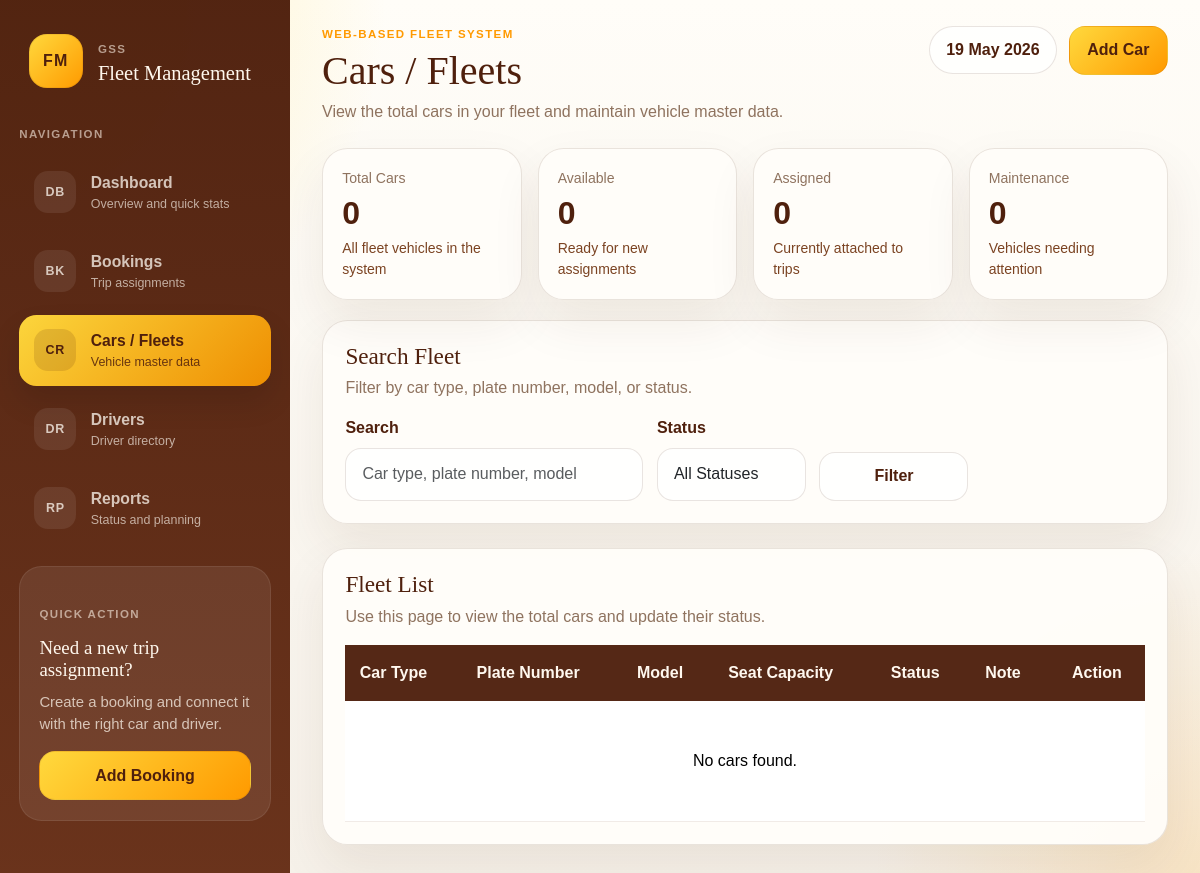
The app's page /cars.php, older data.
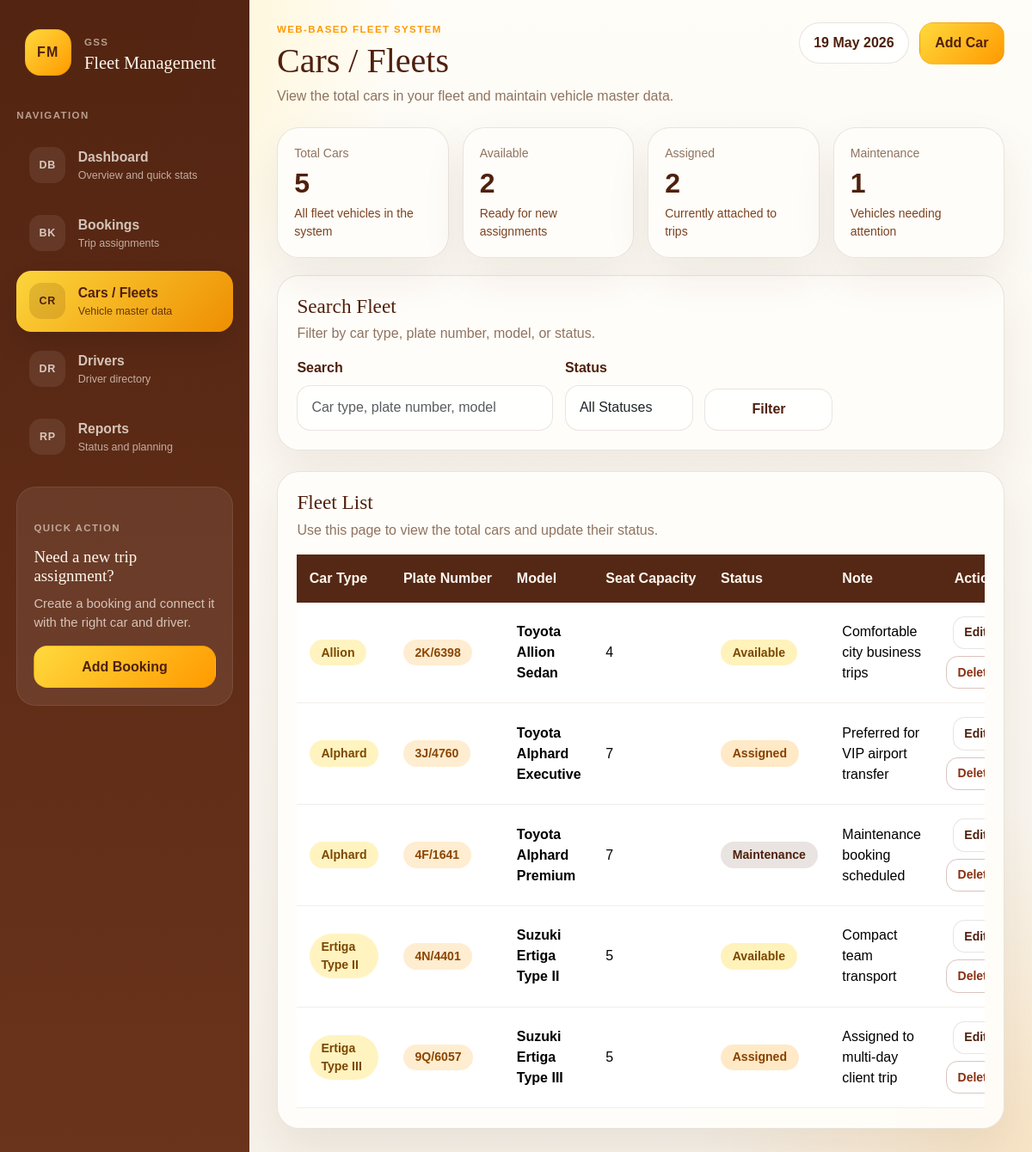
The same page, newer data.
### tables this page shows
CREATE TABLE cars (
    id INT UNSIGNED AUTO_INCREMENT PRIMARY KEY,
    car_type VARCHAR(100) NOT NULL,
    plate_no VARCHAR(50) NOT NULL UNIQUE,
    model_name VARCHAR(100) NOT NULL,
    seat_capacity TINYINT UNSIGNED NOT NULL DEFAULT 4,
    availability_status ENUM('Available', 'Assigned', 'Maintenance', 'Inactive') NOT NULL DEFAULT 'Available',
    note TEXT NULL,
    created_at TIMESTAMP DEFAULT CURRENT_TIMESTAMP,
    updated_at TIMESTAMP DEFAULT CURRENT_TIMESTAMP ON UPDATE CURRENT_TIMESTAMP
);

### includes/helpers.php (called while the page is built, shortened)
<?php
function e(?string $value): string
{
    return htmlspecialchars((string) $value, ENT_QUOTES, 'UTF-8');
}
function app_navigation(): array
{
    return [
        [
            'key' => 'dashboard',
            'label' => 'Dashboard',
            'path' => 'index.php',
            'description' => 'Overview and quick stats',
            'icon' => 'DB',
        ],
        [
            'key' => 'bookings',
            'label' => 'Bookings',
            'path' => 'bookings.php',
            'description' => 'Trip assignments',
            'icon' => 'BK',
        ],
        [
            'key' => 'cars',
            'label' => 'Cars / Fleets',
            'path' => 'cars.php',
            'description' => 'Vehicle master data',
            'icon' => 'CR',
        ],
        [
            'key' => 'drivers',
            'label' => 'Drivers',
            'path' => 'drivers.php',
            'description' => 'Driver directory',
            'icon' => 'DR',
        ],
        [
            'key' => 'reports',
            'label' => 'Reports',
            'path' => 'reports.php',
            'description' => 'Status and planning',
            'icon' => 'RP',
        ],
    ];
}
function nav_is_active(string $activePage, string $expected): string
{
    return $activePage === $expected ? 'is-active' : '';
}
function vehicle_status_class(string $status): string
{
    return match (strtolower($status)) {
        'available' => 'resource-available',
        'assigned' => 'resource-assigned',
        'maintenance' => 'resource-maintenance',
        default => 'resource-inactive',
    };
}

### cars.php (the view, shortened to what this page needs)
<?php
require_once __DIR__ . '/includes/bootstrap.php';
$activePage = 'cars';
$pageTitle = 'Cars / Fleets';
$pageSummary = 'View the total cars in your fleet and maintain vehicle master data.';
$pageActions = '<a class="btn btn-accent" href="car-create.php">Add Car</a>';
$filters = [
    'search' => trim((string) ($_GET['search'] ?? '')),
    'status' => trim((string) ($_GET['status'] ?? '')),
];
$cars = [];
$stats = [
    'total' => 0,
    'available' => 0,
    'assigned' => 0,
    'maintenance' => 0,
];
if ($db instanceof mysqli) {
    $sql = 'SELECT id, car_type, plate_no, model_name, seat_capacity, availability_status, note FROM cars';
    $sql .= ' ORDER BY car_type ASC, plate_no ASC';
    $statement = $db->prepare($sql);
    if ($statement instanceof mysqli_stmt) {
        $statement->execute();
        $result = $statement->get_result();
        while ($row = $result->fetch_assoc()) {
            $cars[] = $row;
        }
    }
    $statsResult = $db->query(
        "SELECT
            COUNT(*) AS total,
            SUM(availability_status = 'Available') AS available,
            SUM(availability_status = 'Assigned') AS assigned,
            SUM(availability_status = 'Maintenance') AS maintenance
         FROM cars"
    );
    if ($statsResult instanceof mysqli_result) {
        $stats = array_merge($stats, $statsResult->fetch_assoc() ?: []);
    }
}
require __DIR__ . '/includes/header.php';
?>
<section class="overview-grid">
    <div class="card-shell overview-card">
        <span>Total Cars</span>
        <strong><?= e((string) ($stats['total'] ?? 0)) ?></strong>
        <small>All fleet vehicles in the system</small>
    </div>
    <div class="card-shell overview-card">
        <span>Available</span>
        <strong><?= e((string) ($stats['available'] ?? 0)) ?></strong>
        <small>Ready for new assignments</small>
    </div>
    <div class="card-shell overview-card">
        <span>Assigned</span>
        <strong><?= e((string) ($stats['assigned'] ?? 0)) ?></strong>
        <small>Currently attached to trips</small>
    </div>
    <div class="card-shell overview-card">
        <span>Maintenance</span>
        <strong><?= e((string) ($stats['maintenance'] ?? 0)) ?></strong>
        <small>Vehicles needing attention</small>
    </div>
</section>
<section class="card-shell section-card mb-4">
    <div class="section-title">
        <div>
            <h2>Search Fleet</h2>
            <p>Filter by car type, plate number, model, or status.</p>
        </div>
    </div>
    <form method="get" class="filter-grid">
        <div>
            <label for="search" class="form-label">Search</label>
            <input type="text" class="form-control" id="search" name="search" value="<?= e($filters['search']) ?>" placeholder="Car type, plate number, model">
        </div>
        <div>
            <label for="status" class="form-label">Status</label>
            <select class="form-select" id="status" name="status">
                <option value="">All Statuses</option>
            </select>
        </div>
        <div class="d-grid align-self-end">
            <button type="submit" class="btn btn-shell">Filter</button>
        </div>
    </form>
</section>
<section class="card-shell section-card">
    <div class="section-title">
        <div>
            <h2>Fleet List</h2>
            <p>Use this page to view the total cars and update their status.</p>
        </div>
    </div>
    <div class="table-responsive">
        <table class="table data-table">
            <thead>
                <tr>
                    <th>Car Type</th>
                    <th>Plate Number</th>
                    <th>Model</th>
                    <th>Seat Capacity</th>
                    <th>Status</th>
                    <th>Note</th>
                    <th class="text-center">Action</th>
                </tr>
            </thead>
            <tbody>
                <?php if ($cars === []): ?>
                    <tr>
                        <td colspan="7" class="text-center py-5 text-muted-soft">No cars found.</td>
                    </tr>
                <?php else: ?>
                    <?php foreach ($cars as $car): ?>
                        <tr>
                            <td><span class="table-pill car-pill"><?= e($car['car_type']) ?></span></td>
                            <td><span class="table-pill plate-pill"><?= e($car['plate_no']) ?></span></td>
                            <td class="fw-semibold"><?= e($car['model_name']) ?></td>
                            <td><?= e((string) $car['seat_capacity']) ?></td>
                            <td><span class="resource-pill <?= e(vehicle_status_class($car['availability_status'])) ?>"><?= e($car['availability_status']) ?></span></td>
                            <td class="note-cell"><?= e($car['note'] ?: '-') ?></td>
                            <td class="text-center">
                                <div class="d-flex justify-content-center gap-2 flex-wrap">
                                    <a class="btn btn-sm btn-shell" href="car-edit.php?id=<?= e((string) $car['id']) ?>">Edit</a>
                                    <form method="post" action="car-delete.php?id=<?= e((string) $car['id']) ?>" onsubmit="return confirm('Delete this car?');">
                                        <button type="submit" class="btn btn-sm btn-outline-danger">Delete</button>
                                    </form>
                                </div>
                            </td>
                        </tr>
                    <?php endforeach; ?>
                <?php endif; ?>
            </tbody>
        </table>
    </div>
</section>
<?php require __DIR__ . '/includes/footer.php'; ?>

### includes/header.php (shortened to what this page needs)
<?php
$pageTitle = $pageTitle ?? 'Fleet Management System';
$pageSummary = $pageSummary ?? 'Manage fleet operations from one place.';
$activePage = $activePage ?? 'dashboard';
$pageActions = $pageActions ?? '';
$navigationItems = app_navigation();
?>
<!DOCTYPE html>
<html lang="en">
<head>
    <link href="https://cdn.jsdelivr.net/npm/bootstrap@5.3.3/dist/css/bootstrap.min.css" rel="stylesheet">
    <link rel="stylesheet" href="assets/css/style.css">
</head>
<body>
    <div class="app-shell">
        <aside class="sidebar" id="appSidebar">
            <div class="sidebar-brand">
                <div class="brand-mark">FM</div>
                <div>
                    <span class="sidebar-kicker">GSS</span>
                    <h2>Fleet Management</h2>
                </div>
            </div>
            <div class="sidebar-section-label">Navigation</div>
            <nav class="sidebar-nav">
                <?php foreach ($navigationItems as $item): ?>
                    <a class="sidebar-link <?= e(nav_is_active($activePage, $item['key'])) ?>" href="<?= e($item['path']) ?>">
                        <span class="sidebar-link-icon"><?= e($item['icon']) ?></span>
                        <span>
                            <strong><?= e($item['label']) ?></strong>
                            <small><?= e($item['description']) ?></small>
                        </span>
                    </a>
                <?php endforeach; ?>
            </nav>
            <div class="sidebar-cta">
                <span class="sidebar-section-label">Quick Action</span>
                <h3>Need a new trip assignment?</h3>
                <p>Create a booking and connect it with the right car and driver.</p>
                <a class="btn btn-accent w-100" href="create.php">Add Booking</a>
            </div>
        </aside>
        <div class="app-main">
            <header class="app-topbar">
                <div class="page-heading">
                    <div>
                        <div class="page-kicker">Web-Based Fleet System</div>
                        <h1><?= e($pageTitle) ?></h1>
                        <p><?= e($pageSummary) ?></p>
                    </div>
                </div>
                <div class="topbar-actions">
                    <span class="date-chip"><?= e(date('d M Y')) ?></span>
                    <?= $pageActions ?>
                </div>
            </header>
            <main class="app-content">

### includes/footer.php (shortened to what this page needs)
            </main>
        </div>
    </div>
</body>
</html>

Row changes from the older to the newer data that the page shows:
added cars: car_type "Allion", plate_no "2K/6398", model_name "Toyota Allion Sedan", seat_capacity "4", availability_status "Available", note "Comfortable city business trips"
added cars: car_type "Alphard", plate_no "3J/4760", model_name "Toyota Alphard Executive", seat_capacity "7", availability_status "Assigned", note "Preferred for VIP airport transfer"
added cars: car_type "Alphard", plate_no "4F/1641", model_name "Toyota Alphard Premium", seat_capacity "7", availability_status "Maintenance", note "Maintenance booking scheduled"
added cars: car_type "Ertiga Type II", plate_no "4N/4401", model_name "Suzuki Ertiga Type II", seat_capacity "5", availability_status "Available", note "Compact team transport"
added cars: car_type "Ertiga Type III", plate_no "9Q/6057", model_name "Suzuki Ertiga Type III", seat_capacity "5", availability_status "Assigned", note "Assigned to multi-day client trip"
Text that changed along with them:
$stats['total']: "0" → "5"
$stats['available']: "0" → "2"
$stats['assigned']: "0" → "2"
$stats['maintenance']: "0" → "1"
text no longer shown: "No cars found."
